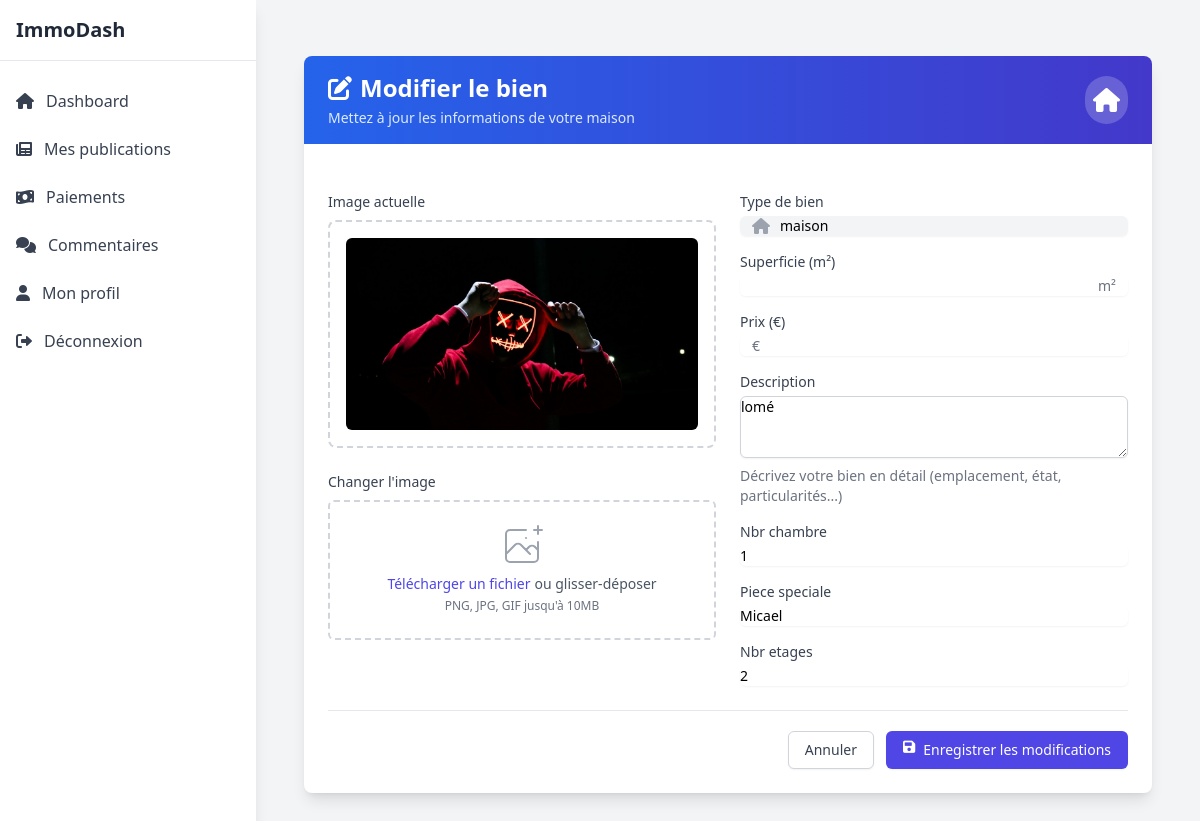
Page /comptes/publications/modifier/1/ (signed in) on the earlier database version.
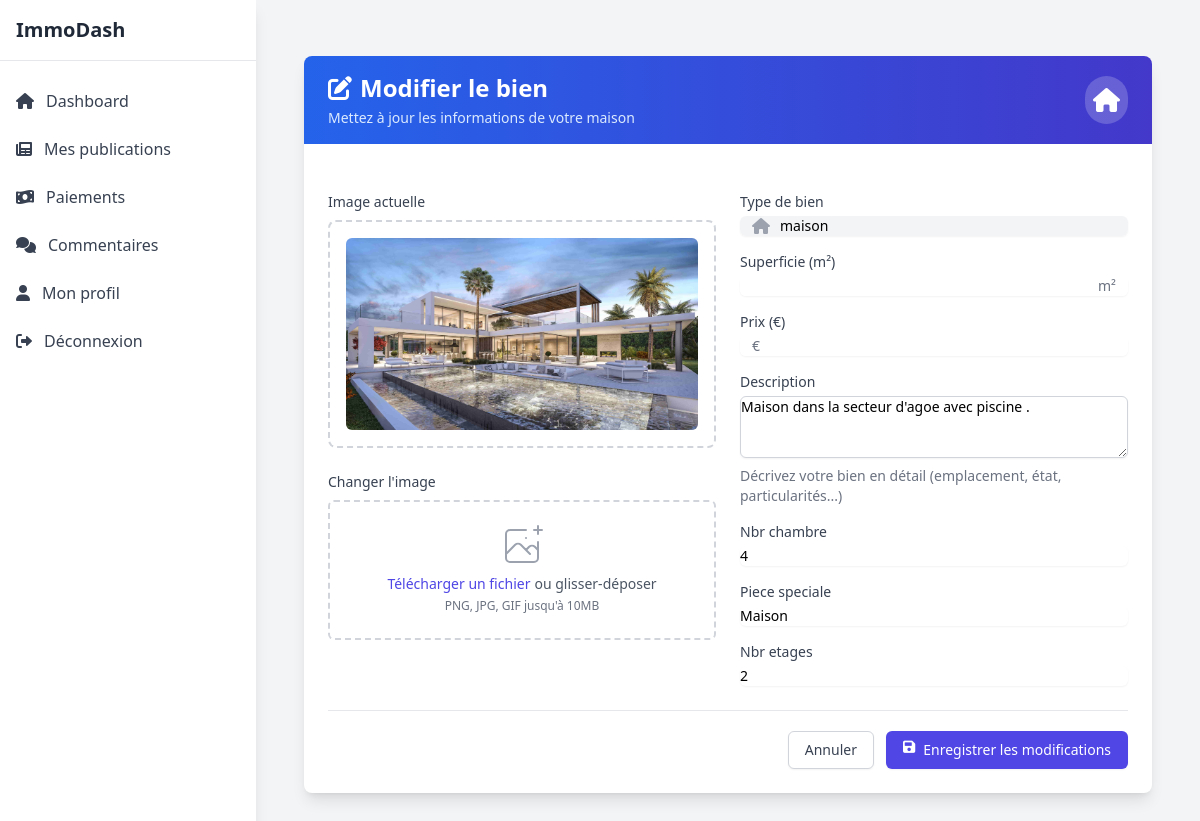
Same page on the later database version.
### comptes/models.py (models this page shows, shortened)
class BienImmobilier(models.Model):
    TYPE_CHOICES = [
        ('Maison', 'Maison'),
        ('Appartement', 'Appartement'),
        ('Terrain', 'Terrain'),
    ]
    date_creation = models.DateTimeField(default=timezone.now, verbose_name="Date de création")
    type_bien = models.CharField(max_length=20, choices=TYPE_CHOICES)
    superficie = models.FloatField(
        validators=[validate_superficie],
        help_text="Superficie en m²"
    )
    description = models.TextField(
        blank=True,
        max_length=2000,
        help_text="Description détaillée du bien (max 2000 caractères)"
    )
    prix = models.DecimalField(
        max_digits=10,
        decimal_places=2,
        validators=[validate_prix],
        help_text="Prix en euros"
    )
    proprietaire = models.ForeignKey(
        Utilisateur,
        on_delete=models.CASCADE,
        limit_choices_to={'profession': 'proprietaire'},
        help_text="Chaque bien doit avoir un propriétaire.",
        null=True,
        blank=True
    )
    image = models.ImageField(
        upload_to='biens/',
        null=True,
        blank=True,
        validators=[validate_file_size, validate_file_type],
        help_text="Image du bien (JPG, PNG, WEBP, max 10MB)"
    )

class Maison(models.Model):
    bien = models.OneToOneField(BienImmobilier, on_delete=models.CASCADE, related_name='maison')
    nbr_chambre = models.IntegerField(null=True, blank=True)
    piece_speciale = models.CharField(max_length=255, null=True, blank=True)
    nbr_etages = models.IntegerField(null=True, blank=True)
    class Meta:
        db_table = 'comptes_maison'

### comptes/views.py (the view, shortened to what this page needs)
# urls.py: path('publications/modifier/<int:pk>/', views.modifier_publication, name='modifier_publication'),
@login_required
def modifier_publication(request, pk):
    if not request.user.is_authenticated:
        return redirect('login')
    bien = get_object_or_404(BienImmobilier, pk=pk)
    if bien.proprietaire != request.user:
        return HttpResponse("Vous n'avez pas l'autorisation de modifier cette publication", status=403)
    bien_form = None
    if bien.type_bien.lower() == 'maison':
        bien_form = MaisonForm(instance=bien.maison)
    elif bien.type_bien.lower() == 'appartement':
        bien_form = AppartementForm(instance=bien.appartement)
    elif bien.type_bien.lower() == 'terrain':
        bien_form = TerrainForm(instance=bien.terrain)
    return render(request, 'comptes/modifier_publication.html', {
        'bien_form': bien_form,
        'bien': bien
    })

### comptes/forms.py (shortened to what this page needs)
class MaisonForm(forms.ModelForm):
    class Meta:
        model = Maison
        fields = ['nbr_chambre', 'piece_speciale', 'nbr_etages']
        widgets = {
            'nbr_chambre': forms.NumberInput(attrs={
                'class': 'block w-full rounded-md border-gray-300 shadow-sm focus:border-indigo-500 focus:ring-indigo-500 sm:text-sm',
                'min': '0',
                'placeholder': 'Nombre de chambres'
            }),
            'piece_speciale': forms.TextInput(attrs={
                'class': 'block w-full rounded-md border-gray-300 shadow-sm focus:border-indigo-500 focus:ring-indigo-500 sm:text-sm',
                'placeholder': 'Ex: Cave, Garage, Terrasse...'
            }),
            'nbr_etages': forms.NumberInput(attrs={
                'class': 'block w-full rounded-md border-gray-300 shadow-sm focus:border-indigo-500 focus:ring-indigo-500 sm:text-sm',
                'min': '1',
                'placeholder': 'Nombre d\'étages'
            })
        }

### comptes/templatetags/form_filters.py (called while the page is built)
@register.filter(name='add_class')
def add_class(field, css):
    if hasattr(field, 'as_widget'):
        return field.as_widget(attrs={"class": css})
    return field

### comptes/templates/comptes/modifier_publication.html (shortened to what the changed rows need)
{% extends 'comptes/proprietaire_base.html' %}
{% load static %}
{% load form_filters %}
{% block main_content %}
<div class="max-w-4xl mx-auto p-6">
    <div class="bg-white shadow-lg rounded-lg overflow-hidden">
        <div class="bg-gradient-to-r from-blue-600 to-indigo-700 px-6 py-4">
            <div class="flex items-center justify-between">
                <div>
                    <h2 class="text-2xl font-bold text-white">
                        <i class="fas fa-edit mr-2"></i>Modifier le bien
                    </h2>
                    <p class="text-blue-100 text-sm mt-1">
                        Mettez à jour les informations de votre {{ bien.get_type_bien_display|lower }}
                    </p>
                </div>
            </div>
        </div>
        <form method="post" enctype="multipart/form-data" class="p-6 space-y-6">
            <div class="grid grid-cols-1 md:grid-cols-2 gap-6">
                <div class="space-y-6">
                    <div>
                        <div class="border-2 border-dashed border-gray-300 rounded-lg p-4 text-center">
                            {% if bien.image %}
                                <img src="{{ bien.image.url }}" alt="{{ bien.get_type_bien_display }}"
                                     class="mx-auto h-48 w-full object-cover rounded-md">
                            {% else %}
                                <div class="h-48 flex items-center justify-center bg-gray-100 rounded-md">
                                    <i class="fas fa-home text-4xl text-gray-400"></i>
                                </div>
                            {% endif %}
                        </div>
                    </div>
                </div>
                <div class="space-y-4">
                    <div>
                        <div class="mt-1 relative rounded-md shadow-sm">
                            <div class="absolute inset-y-0 left-0 pl-3 flex items-center pointer-events-none">
                            </div>
                            <input type="text" value="{{ bien.get_type_bien_display }}"
                                   class="focus:ring-indigo-500 focus:border-indigo-500 block w-full pl-10 sm:text-sm border-gray-300 rounded-md bg-gray-100"
                                   disabled>
                        </div>
                    </div>
                    <div>
                        <div class="mt-1 relative rounded-md shadow-sm">
                            <input type="number" name="superficie" id="superficie"
                                   value="{{ bien.superficie|floatformat:2 }}"
                                   step="0.01" min="0.01" required
                                   class="focus:ring-indigo-500 focus:border-indigo-500 block w-full pl-3 pr-12 sm:text-sm border-gray-300 rounded-md"
                                   oninput="this.value = this.value.replace(/,/g, '.')">
                            <div class="absolute inset-y-0 right-0 pr-3 flex items-center pointer-events-none">
                                <span class="text-gray-500 sm:text-sm">m²</span>
                            </div>
                        </div>
                    </div>
                    <div>
                        <div class="mt-1 relative rounded-md shadow-sm">
                            <div class="absolute inset-y-0 left-0 pl-3 flex items-center pointer-events-none">
                                <span class="text-gray-500 sm:text-sm">€</span>
                            </div>
                            <input type="number" name="prix" id="prix"
                                   value="{{ bien.prix|floatformat:2 }}"
                                   step="0.01" min="0.01" required
                                   class="focus:ring-indigo-500 focus:border-indigo-500 block w-full pl-10 pr-12 sm:text-sm border-gray-300 rounded-md"
                                   oninput="this.value = this.value.replace(/,/g, '.')">
                        </div>
                    </div>
                    <div>
                        <div class="mt-1">
                            <textarea name="description" id="description" rows="3"
                                      class="shadow-sm focus:ring-indigo-500 focus:border-indigo-500 block w-full sm:text-sm border border-gray-300 rounded-md">{{ bien.description }}</textarea>
                        </div>
                    </div>
                    {% if bien_form %}
                        {% for field in bien_form %}
                            <div>
                                <label for="{{ field.id_for_label }}" class="block text-sm font-medium text-gray-700 mb-1">
                                    {{ field.label }}
                                </label>
                                <div class="mt-1">
                                    {{ field|add_class:"shadow-sm focus:ring-indigo-500 focus:border-indigo-500 block w-full sm:text-sm border-gray-300 rounded-md" }}
                                </div>
                            </div>
                        {% endfor %}
                    {% endif %}
                </div>
            </div>
        </form>
    </div>
</div>
{% endblock %}

Differences in the rows shown:
changed BienImmobilier "maison": image: a different picture; description "lomé" → "Maison dans la secteur d'agoe avec piscine ."
changed Maison: nbr_chambre "1" → "4"; piece_speciale "Micael" → "Maison"
